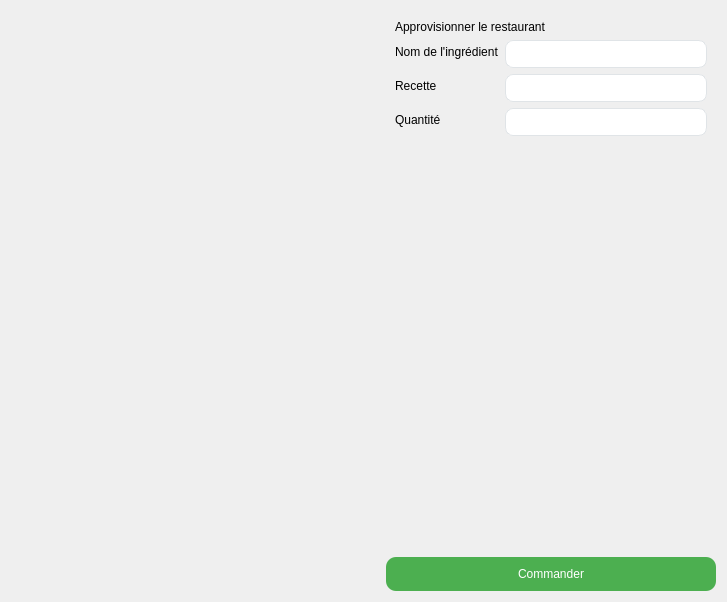
<?xml version="1.0" encoding="UTF-8"?>
<ui version="4.0">
 <class>stockWindow</class>
 <widget class="QDialog" name="stockWindow">
  <property name="geometry">
   <rect>
    <x>0</x>
    <y>0</y>
    <width>727</width>
    <height>602</height>
   </rect>
  </property>
  <property name="windowTitle">
   <string>Gestion des Stocks</string>
  </property>
  <layout class="QHBoxLayout" name="horizontalLayout">
   <item>
    <widget class="QLabel" name="imageLabel">
     <property name="minimumSize">
      <size>
       <width>369</width>
       <height>200</height>
      </size>
     </property>
     <property name="styleSheet">
      <string notr="true">background-image: url(:img/market1.jpeg);</string>
     </property>
     <property name="pixmap">
      <pixmap>:/images/livreur_cartons.png</pixmap>
     </property>
     <property name="alignment">
      <set>Qt::AlignmentFlag::AlignCenter</set>
     </property>
    </widget>
   </item>
   <item>
    <layout class="QVBoxLayout" name="formLayout">
     <item>
      <widget class="QWidget" name="formWidget" native="true">
       <property name="styleSheet">
        <string notr="true">QLineEdit {
  border-radius: 8px;
  border: 1px solid #e0e4e7;
  padding: 5px 15px;
}

QLineEdit:focus {
  border: 1px solid #d0e3ff;
}

QLineEdit::placeholder {
  color: #767e89;
}

QComboBox {
  border-radius: 8px;
  border: 1px solid #e0e4e7;
  padding: 5px 15px;
}

QComboBox:focus {
  border: 1px solid #d0e3ff;
}</string>
       </property>
       <layout class="QFormLayout" name="formLayout_2">
        <item row="0" column="0" colspan="2">
         <widget class="QLabel" name="label">
          <property name="text">
           <string>Approvisionner le restaurant</string>
          </property>
         </widget>
        </item>
        <item row="1" column="0">
         <widget class="QLabel" name="nomDeLIngrDientLabel">
          <property name="text">
           <string>Nom de l'ingrédient</string>
          </property>
         </widget>
        </item>
        <item row="1" column="1">
         <widget class="QLineEdit" name="nomDeLIngrDientLineEdit"/>
        </item>
        <item row="2" column="0">
         <widget class="QLabel" name="dishNameLabel">
          <property name="text">
           <string>Recette</string>
          </property>
         </widget>
        </item>
        <item row="2" column="1">
         <widget class="QLineEdit" name="dishNameLineEdit"/>
        </item>
        <item row="3" column="0">
         <widget class="QLabel" name="typeLabel">
          <property name="text">
           <string>Quantité</string>
          </property>
         </widget>
        </item>
        <item row="3" column="1">
         <widget class="QLineEdit" name="quantitLineEdit"/>
        </item>
       </layout>
      </widget>
     </item>
     <item>
      <widget class="QPushButton" name="commandButton">
       <property name="styleSheet">
        <string>
         QPushButton {
             background-color: #4CAF50;
             color: white;
             border-radius: 10px;
             padding: 10px;
         }
         QPushButton:hover {
             background-color: #45a049;
         }
        </string>
       </property>
       <property name="text">
        <string>Commander</string>
       </property>
      </widget>
     </item>
    </layout>
   </item>
  </layout>
 </widget>
 <resources>
  <include location="ressources.qrc"/>
 </resources>
 <connections/>
</ui>
